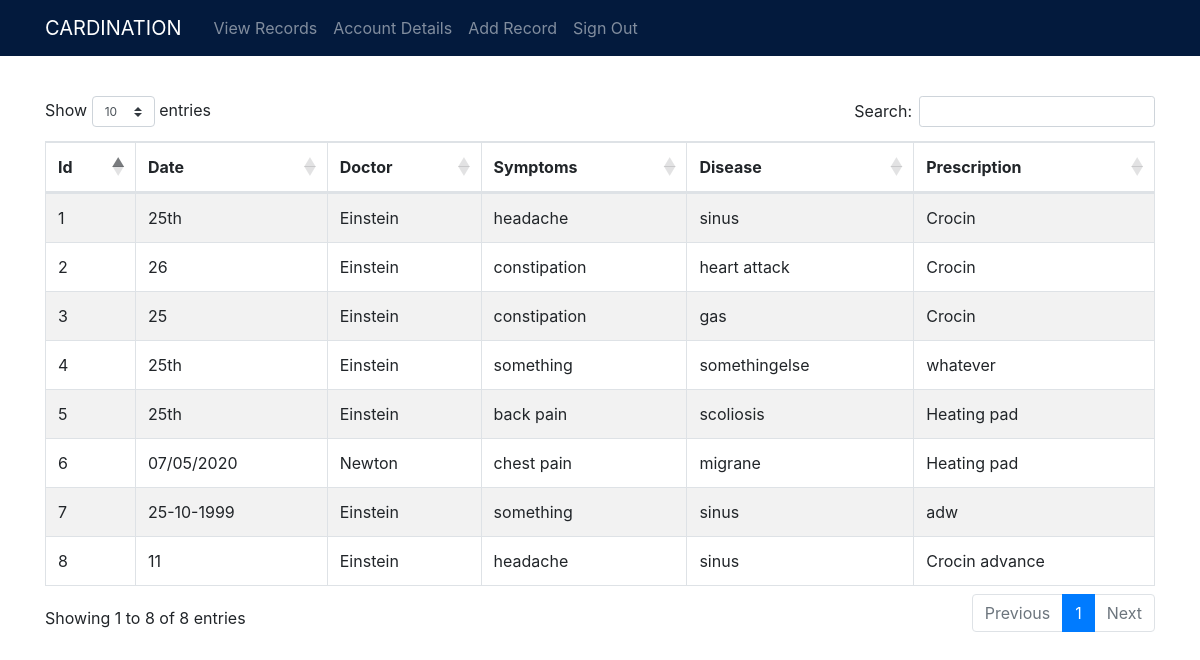
/viewRecordsPat (signed in), run on the app's committed database.
### cardination/models.py (models this page shows, shortened)
class Record(db.Model):
    id = db.Column(db.Integer,primary_key=True,autoincrement=True)
    date = db.Column(db.String(30),nullable=False,default=datetime.utcnow)
    symptoms = db.Column(db.String(20),nullable=True)
    disease = db.Column(db.String(20), nullable=False)
    prescription = db.Column(db.String(20),nullable=False)
    additional_info = db.Column(db.Text)
    patient_id = db.Column(db.String(20),db.ForeignKey('patient.id'),nullable=False)
    doctor_id = db.Column(db.String(20),db.ForeignKey('doctor.id'),nullable=False)

class Doctor(db.Model,UserMixin):
    id = db.Column(db.Integer, primary_key = True,autoincrement=True)
    username = db.Column(db.String(20), unique = True, nullable = False)
    email = db.Column(db.String(120), unique = True, nullable = False)
    image_file = db.Column(db.String(20), nullable = False, default = 'default.jpg')
    password = db.Column(db.String(60), nullable = False)
    specialization= db.Column(db.String(60), nullable = False)
    degree= db.Column(db.String(60), nullable = False)
    gender= db.Column(db.String(1), nullable = True)
    phone_number= db.Column(db.String(60), nullable = False)
    address= db.Column(db.String(120), nullable = True)
    records = db.relationship('Record',backref='doctor',lazy=True)

### cardination/patient/routes.py (the view)
@patient.route("/viewRecordsPat")
@login_required
def viewRecordsPat():
    record = Record.query.filter_by(patient_id=current_user.id).all()
    return render_template('viewRecordsPat.html',records = record)

### cardination/models.py (called while the page is built)
@login_manager.user_loader
def load_user(user_id):
    return Patient.query.get(int(user_id))

### cardination/templates/viewRecordsPat.html
{% extends "layout.html" %}
{% block content %}
<br><br><br><br>
<table  id="example" class="table table-striped table-bordered">
    <thead>
        <tr>
            <th>Id</th>
            <th>Date</th>
            <th>Doctor</th>
            <th>Symptoms</th>
            <th>Disease</th>
            <th>Prescription</th>
        </tr>
    </thead>
    <tbody>
        {% for record in records %}
        <tr>
            <td>{{record.id}}</td>
            <td>{{record.date.split(" ")[0]}}</td>
            <td>{{record.doctor.username}}</td>
            <td>{{record.symptoms}}</td>
            <td>{{record.disease}}</td>
            <td>{{record.prescription}}</td>
        </tr>
        {% endfor %}
    </tbody>
</table>
{% endblock content %}

### cardination/templates/layout.html (shortened to what this page needs)
<!DOCTYPE html>
<html>
<head>
  {% if records %}
   <link rel="stylesheet" href="https://stackpath.bootstrapcdn.com/bootstrap/4.4.0/css/bootstrap.min.css">
    <link rel="stylesheet" href="https://cdnjs.cloudflare.com/ajax/libs/twitter-bootstrap/4.1.3/css/bootstrap.css">
    <link rel="stylesheet" href="https://cdn.datatables.net/1.10.20/css/dataTables.bootstrap4.min.css">
    <link rel="stylesheet" href="https://cdn.datatables.net/buttons/1.6.1/css/buttons.bootstrap4.min.css">
    <link rel="stylesheet" href="https://cdn.datatables.net/1.10.20/css/dataTables.bootstrap4.min.css">
    <link rel="stylesheet" href="https://cdnjs.cloudflare.com/ajax/libs/twitter-bootstrap/4.1.3/css/bootstrap.css">
  {% endif %}
</head>
<body>
        <header class="site-header">
                <nav class="navbar navbar-expand-md navbar-dark bg-steel fixed-top" style="background-color: rgb(3, 26, 61);">
                  <div class="container">
                    <a class="navbar-brand mr-4" href="/">CARDINATION</a>
                    <div class="collapse navbar-collapse" id="navbarToggle">
                      <div class="navbar-nav mr-auto">
                        {% if current_user.is_authenticated %}
                        <a href="{{ url_for('patient.viewRecordsPat') }}" class="nav-item nav-link">View Records</a>
                        <a href="{{ url_for('patient.accountPat') }}" class="nav-item nav-link">Account Details</a>
                        <a href="{{ url_for('patient.addRecordPat') }}" class="nav-item nav-link">Add Record</a>
                        <a href="{{ url_for('patient.logout') }}" class="nav-item nav-link">Sign Out</a>
                        {% else %}
                        <a class="nav-item nav-link" href="{{ url_for('main.home') }}">Home</a>
                        <a class="nav-item nav-link" href="{{ url_for('patient.loginPatient') }}">Patient</a>
                        <a class="nav-item nav-link" href="{{ url_for('doctor.loginDoc') }}">Doctor</a>
                        {% endif %}
                      </div>
                    </div>
                  </div>
                </nav>
              </header>
                <div class="container">
                    {% block content %}{% endblock %}
                </div>
</body>
</html>

### data on the page
Record: id "1", date "25th", doctor.username "Einstein", symptoms "headache", disease "sinus", prescription "Crocin"
Record: id "2", date "26", doctor.username "Einstein", symptoms "constipation", disease "heart attack", prescription "Crocin"
Record: id "3", date "25", doctor.username "Einstein", symptoms "constipation", disease "gas", prescription "Crocin"
Record: id "4", date "25th", doctor.username "Einstein", symptoms "something", disease "somethingelse", prescription "whatever"
Record: id "5", date "25th", doctor.username "Einstein", symptoms "back pain", disease "scoliosis", prescription "Heating pad"
Record: id "6", date "07/05/2020", doctor.username "Newton", symptoms "chest pain", disease "migrane", prescription "Heating pad"
Record: id "7", date "25-10-1999", doctor.username "Einstein", symptoms "something", disease "sinus", prescription "adw"
Record: id "8", date "11", doctor.username "Einstein", symptoms "headache", disease "sinus", prescription "Crocin advance"
